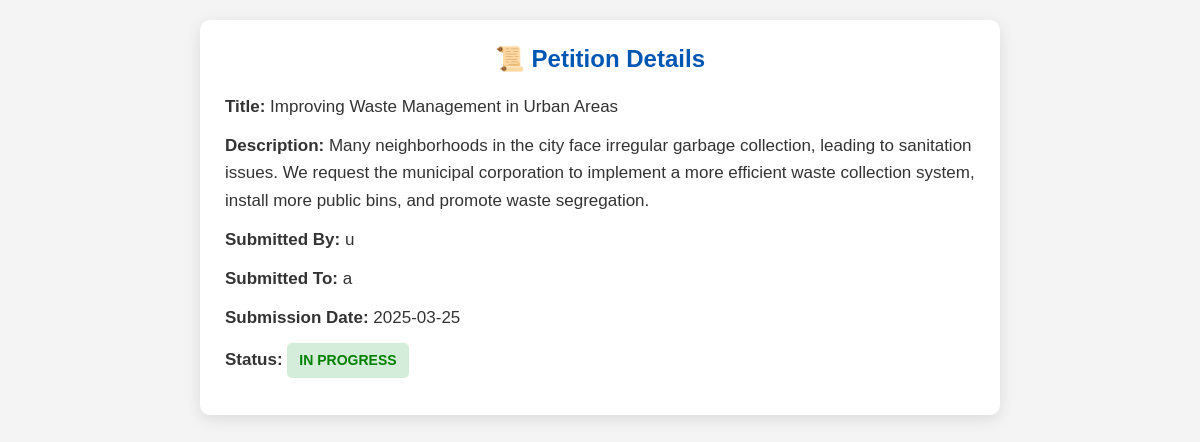
The app's page /view_petition/1 (signed in) with its own data.
### main.py (models this page shows)
class Petition(db.Model):
    id = db.Column(db.Integer, primary_key=True)
    title = db.Column(db.String(255), nullable=False)
    description = db.Column(db.Text, nullable=False)
    category = db.Column(db.String(100), nullable=False)
    priority = db.Column(db.String(50), default="Medium")
    city = db.Column(db.String(100), nullable=True)
    date_created = db.Column(db.DateTime, default=datetime.utcnow)
    sentiment = db.Column(db.String(50), nullable=True)
    success_prediction = db.Column(db.String(50), nullable=True)
    status = db.Column(db.String(50), default="Pending")
    user_id = db.Column(db.Integer, db.ForeignKey('user.id'), nullable=False)
    assigned_to = db.Column(db.Integer, db.ForeignKey('user.id'))
    user = db.relationship('User', foreign_keys=[user_id], backref='petitions')
    assigned_admin = db.relationship('User', foreign_keys=[assigned_to], backref='assigned_petitions')

class User(db.Model, UserMixin):
    id = db.Column(db.Integer, primary_key=True)
    username = db.Column(db.String(150), unique=True, nullable=False)
    password = db.Column(db.String(150), nullable=False)
    role = db.Column(db.String(50), nullable=False)  # "admin", "user", "officer"
    city = db.Column(db.String(100), nullable=True)  # Location tracking
    tags = db.Column(db.String(255))

### main.py (the view)
@app.route('/view_petition/<int:petition_id>')
@login_required
def view_petition(petition_id):
    petition = Petition.query.get_or_404(petition_id)
    if current_user.role == "user" and petition.user_id != current_user.id:
        flash("Unauthorized access!", "danger")
        return redirect(url_for('user_dashboard'))
    if current_user.role == "officer" and petition.assigned_to != current_user.id:
        flash("Unauthorized access!", "danger")
        return redirect(url_for('officer_dashboard'))
    return render_template("view_petition.html", petition=petition)

### main.py (called while the page is built)
@login_manager.user_loader
def load_user(user_id):
    if '_user_id' in session:
        return User.query.get(int(session['_user_id']))
    return None

### templates/view_petition.html (shortened to what this page needs)
<!DOCTYPE html>
<html lang="en">
<head>
</head>
<body>
    <div class="container">
        <h2>📜 Petition Details</h2>
        <div class="petition-details">
            <p><strong>Title:</strong> {{ petition.title }}</p>
            <p><strong>Description:</strong> {{ petition.description }}</p>
            <p><strong>Submitted By:</strong> {{ petition.user.username }}</p>
            <p><p><strong>Submitted To:</strong>
                {% if petition.assigned_to %}
                    {{ petition.assigned_admin.username if petition.assigned_admin else "Not Assigned" }}
                {% else %}
                    Not Assigned
                {% endif %}
            </p>
            <p><strong>Submission Date:</strong> {{ petition.date_created.strftime('%Y-%m-%d') }}</p>
            <p>
                <strong>Status:</strong>
                <span class="status {% if petition.status == 'Pending' %}pending{% elif petition.status == 'Reviewed' %}reviewed{% else %}resolved{% endif %} status-animated">
                    {{ petition.status }}
                </span>
            </p>
</body>
</html>

### templates/view_petition.html (style rules this page uses)
* { margin: 0; padding: 0; box-sizing: border-box; font-family: 'Poppins', sans-serif; }
body { background: #f4f4f4; color: #333; padding: 20px; transition: background 0.3s ease, color 0.3s ease; }
.container { max-width: 800px; margin: auto; background: white; padding: 25px; border-radius: 10px; box-shadow: 0px 4px 15px rgba(0, 0, 0, 0.1); transition: background 0.3s ease; }
h2 { color: #0056b3; text-align: center; margin-bottom: 20px; }
.petition-details p { font-size: 17px; margin-bottom: 12px; line-height: 1.6; }
.status { font-weight: bold; display: inline-block; padding: 6px 12px; border-radius: 5px; text-transform: uppercase; font-size: 14px; transition: all 0.3s ease; }
.resolved { background: rgba(40, 167, 69, 0.2); color: green; }
.status-animated { animation: pulse 1.5s infinite alternate; }

### records on screen
Petition: title "Improving Waste Management in Urban Areas", description "Many neighborhoods in the city face irregular garbage collection, leading to sanitation issues. We request the municipal corporation to implement a more efficient waste collection system, install more public bins, and promote waste segregation.", date_created "2025-03-25", status "IN PROGRESS"
User: user.username "u"
User: assigned_admin "a"
